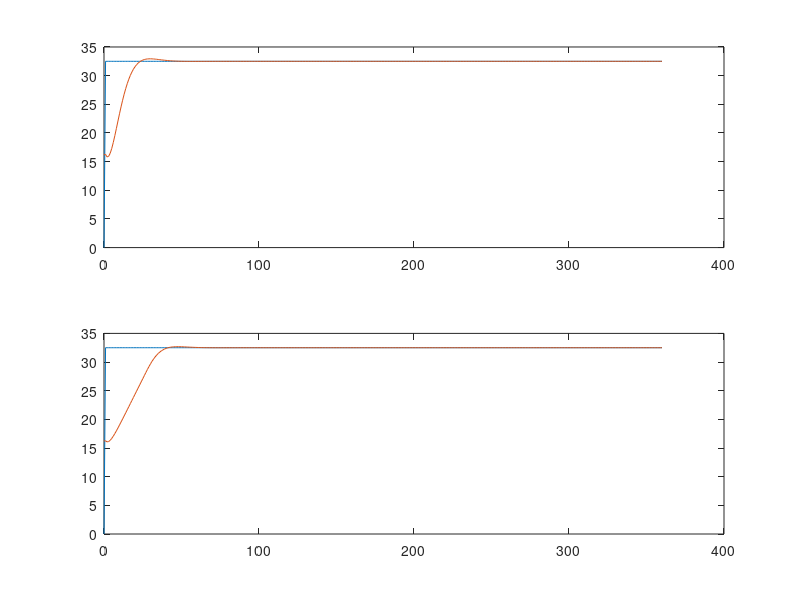

MATLAB code for this plot:
% Copyright (C) 2018 - Mykhayl Puzanov
%
% Date of creation: 24.04.2018
%
% The test of varivolt movements and control

T = 1; % sampling time

% X = [x1; x2] where x1 - is position, x2 - is velocity
% x1 has range 200 .. 1000mm 
% we cannot measure the position directly, but we have an indirect measurement by voltage
% U = kv * x1
% U has range [30V .. 95V]

% measurement 
Pmin = 200; % [mm] minimal position
Pmax = 1000; % [mm] maximal position
Umin = 30; % [V] minimal voltage
Umax = 95; % [V] maximal voltage

% a changing of position is doing by a motor wich can be represented as First-Order-Unit
% y(n+1) = a*y(n) + b*u(n+1)
% a = Tp / (Tp + T)
% b = Ku * T / (Tp + T)

nm = 1350; % [1/min] nominal speed

Tp = 2;

Qmax = 100;
Qlimp = Qmax;
Qlimn = -Qmax;

Ku = (nm) / (Qmax);

a2 = Tp / (Tp + T);
b2 = Ku * T / (Tp + T);

% a transformer translation factor depends from a lineer position of secondary coil
% the linear position {p} is an intergral from the motor speed {w}
% p(n+1) = p(n) + kw * w(n + 1)


Tmr = 120; % [s] a movement time from end to end

vx = (Pmax - Pmin) / Tmr; % nominal linear speed
kw = vx / nm; % speed translation factor
a1 = kw * T;
b1 = 0;

% A state-space matrix

A = [1, a1; 0, a2]
% For a control we use the "voltage" which is changing a motor speed
B = [0; b2]

% measurement matrix
kv = (Umax - Umin)/(Pmax - Pmin);
U0 = Umax - kv*Pmax;
% U = kv*P + U0
C = [kv, 0]

% feedworward
%D = [0; 0]
D = 0

% check a controlability
% n = 2, R = [B, A*B]
R = [B, A*B]
disp(rank(R))

% check observability
% n = 2 
O = [C; C*A]
disp(rank(O))

% opened-loop system
So = ss(A, B, C, D, T);

% closed-loop model
% complex poles
pr = -0.87; % is good
pi = 0.1;
p = [complex(-pr, +pi), complex(-pr, -pi)]
Ns = 14.898461 % scaling factor, acceptable only for these poles

K = place(A,B, p)

Ac = A - B*K

eig(A)
eig(Ac)

Bc = B * Ns

Sc = ss(Ac, Bc, C, D, T);

% Controller with an observer
% an observer character
op = [0.98; 0.67]
L = place(A', C', op)'

Nc = 6.9374759
Ao = A - L*C


% simulation

% simulate reference signals
t=0:T:T*360;
n = length(t);
ui = zeros(1, n); ui(1) = 1;
us = ones(1, n); us(1) = 0;
uf = abs(sin(0.02*t));


% assign signal
r = us * (Umax - Umin) * 0.5;

% initial state
x0 = [Pmin;0];

%opened-loop system
[y1, t1, x1] = lsim(So, r, t, x0);
[y2a, t2a, x2a] = lsim(Sc, r, t, x0);

% closed-loop system (ideal)
%x2 = ltitr(Ac, Bc, u, x0)
%y2 = C*x2 + D*u;
x2 = zeros(2, n); x2(:,1) = x0;
y2 = zeros(1, n);
u2 = r;
for i=1:n-1   
    ux = Ns * r(i) - K *x2(:, i); % error signal
    % include a limiter of manipulation signal
    if ux > Qlimp 
        ux = Qlimp; 
    end
    if ux < Qlimn
        ux = Qlimn; 
    end
    u2(i) = ux;
    % plant simulation
    y2(:, i) = C * x2(:, i);
    x2(:, i + 1) = A * x2(:, i) + B * u2(i);
end
y2(:, n) = C * x2(:, n);

% plotting

f1 = figure();
subplot(211)
plot(t, r, t2a, y2a)
subplot(212)
plot(t, r, t, y2)


